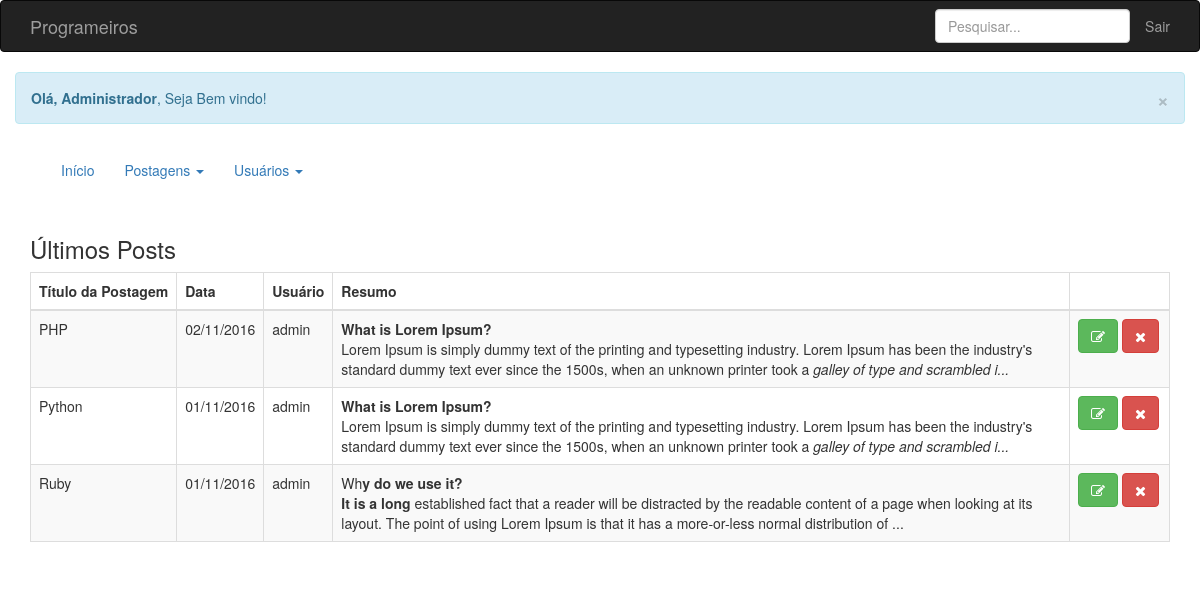
/admin/index.php (signed in), run on the app's committed database.
### tables this page shows
CREATE TABLE IF NOT EXISTS `tb_postagens` (
`id` int(11) NOT NULL,
  `titulo` varchar(255) NOT NULL,
  `conteudo` text NOT NULL,
  `categoria` varchar(55) NOT NULL,
  `imagem` varchar(255) NOT NULL,
  `data` date NOT NULL,
  `hora` time NOT NULL,
  `usuario` varchar(255) NOT NULL
);

### admin/index.php (the view, shortened to what this page needs)
<?php
include('includes/navbar.php');
?>
</div>
    <div class="widget widget-table action-table">
        <div class="widget-header"> <i class="icon-th-list"></i>
            <h3>Últimos Posts</h3>
        </div>
        <div class="widget-content">
            <table class="table table-striped table-bordered">
                <thead>
                    <tr>
                        <th style="white-space: nowrap;"> Título da Postagem </th>
                        <th style="white-space: nowrap;"> Data</th>
                        <th style="white-space: nowrap;"> Usuário</th>
                        <th> Resumo</th>
                        <th class="td-actions"> </th>
                    </tr>
                </thead>
                <tbody>
                    <?php
										if(isset($_POST['busca'])) {
			                $busca = $_POST['busca'];
			                $query = "SELECT * FROM tb_postagens WHERE titulo LIKE '%$busca%' OR conteudo LIKE '%$busca%'";
				            } else {
	                		$query = "SELECT * FROM tb_postagens ORDER BY id DESC LIMIT 0,6";
										}
                try {
                    $result = $PDO->prepare($query);
                    $result->execute();
                    $contar = $result->rowCount();
                    if($contar>0) {
                      while ($postagem = $result->fetch(PDO::FETCH_ASSOC)): ?>
                      <tr>
                        <td><?= $postagem["titulo"]; ?></td>
                        <td style="white-space: nowrap;"><?= date('d/m/Y', strtotime($postagem["data"])); ?></td>
                        <td><?= $postagem["usuario"]; ?></td>
                        <td><?= substr ($postagem["conteudo"],0,260); echo "..."; ?></td>
                        <td class="td-actions"><a href="edita_post.php?id=<?= $postagem["id"]; ?>" class="btn btn-small btn-success"><i class="fa fa-pencil-square-o" aria-hidden="true"></i></a>
                        <a href="?delete=<?= $postagem["id"]; ?>" onClick='return confirm("Deseja realmente excluir esta postagem?")' class="btn btn-danger btn-small"><i class="fa fa-times" aria-hidden="true"></i></a></td>
                      </tr>
                      <?php endwhile;
                    } else {
                      echo "<tr>
                               <td colspan='5' style='text-align:center';> Não há postagens! </td>
                            </tr>";
                    }
                } catch(PDOException $e) {
                    echo 'Erro:' . $e;
                }
                ?>
                </tbody>
            </table>
	        </div>
	</div>
</div>
<?php
include('includes/footer.php');
?>

### admin/includes/navbar.php (shortened to what this page needs)
<?php
include('../includes/db.php');
$usuario = $_SESSION['usuario'];
$user = 'SELECT * FROM login WHERE usuario = :usuario';
$resultado = $PDO->prepare($user);
$resultado->bindValue(':usuario', $usuario, PDO::PARAM_STR);
$resultado->execute();
if($count=1) {
    while($nomeUser = $resultado->fetch(PDO::FETCH_ASSOC)) {
        $nomeUsuario = $nomeUser['nome'];
    }
}
?>
<!DOCTYPE html>
<html lang="pt-br">
<head>
<link href="../libs/bootstrap-3.3.7-dist/css/bootstrap.min.css" rel="stylesheet">
<link rel="stylesheet" type="text/css" href="../libs/font-awesome-4.7.0/css/font-awesome.min.css">
<link href="../assets/css/style.css" rel="stylesheet">
</head>
<body>
  <header>
    <nav class="navbar navbar-inverse" role="banner">
        <div class="container">
          <a class="btn btn-navbar" data-toggle="collapse" data-target=".nav-collapse">
            <span class="icon-bar"></span> </a>
            <a class="navbar-brand" href="index.php">Programeiros</a>
          <ul class="nav navbar-nav navbar-right">
            <li>
              <form action="#" method="post" enctype="multipart/form-data" class="navbar-form navbar-right">
              <div class="form-group">
                <input type="text" class="form-control" name="busca" placeholder="Pesquisar...">
              </div>
            </form>
            </li>
            <li><a href="logout.php">Sair</a></li>
          </ul>
        </div>
    </nav>
</header>
    <div class="container">
      <div class="row">
        <div class="alert alert-info">
          <button type="button" class="close" data-dismiss="alert">×</button>
          <strong>Olá, <?php echo $nomeUsuario; ?></strong>, Seja Bem vindo!
        </div>
<div class="container">
  <div class="navbar navbar submenu" role="banner">
      <div class="collapse navbar-collapse" id="bs-example-navbar-collapse-1">
      <ul class="nav navbar-nav">
        <li><a href="index.php">Início</a></li>
        <li class="dropdown">
          <a href="#" class="dropdown-toggle" data-toggle="dropdown" role="button" aria-haspopup="true" aria-expanded="false">Postagens <span class="caret"></span></a>
        </li>
        <li class="dropdown">
          <a href="#" class="dropdown-toggle" data-toggle="dropdown" role="button" aria-haspopup="true" aria-expanded="false">Usuários <span class="caret"></span></a>
        </li>
      </ul>
    </div>
    </div>
  </div>

### assets/css/style.css (style rules this page uses)
.td-actions { width: 100px; }

### data on the page
tb_postagens: titulo "PHP", data "02/11/2016", usuario "admin", conteudo "What is Lorem Ipsum? Lorem Ipsum is simply dummy text of the printing and typesetting industry. Lorem Ipsum has been the industry's standard dummy text ever since the 1500s, when an unknown printer took a galley of type and scrambled i"
tb_postagens: titulo "Python", data "01/11/2016", usuario "admin", conteudo "What is Lorem Ipsum? Lorem Ipsum is simply dummy text of the printing and typesetting industry. Lorem Ipsum has been the industry's standard dummy text ever since the 1500s, when an unknown printer took a galley of type and scrambled i"
tb_postagens: titulo "Ruby", data "01/11/2016", usuario "admin", conteudo "Wh y do we use it? It is a long established fact that a reader will be distracted by the readable content of a page when looking at its layout. The point of using Lorem Ipsum is that it has a more-or-less normal distribution of"

### other printed values
$nomeUsuario "Administrador"
